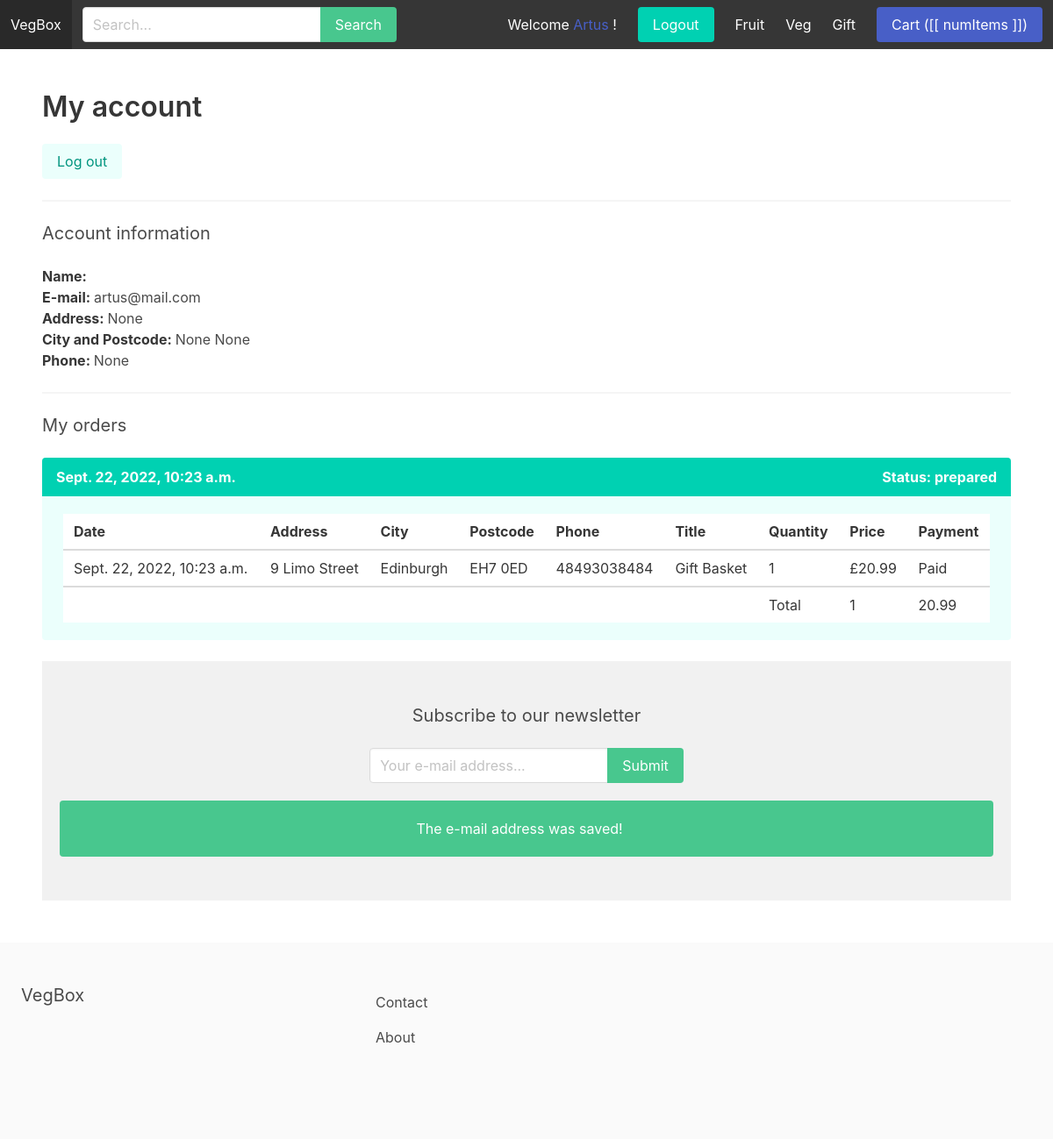
/myaccount/ (signed in), run on the app's committed database.
### apps/store/models.py (models this page shows, shortened)
class Category(models.Model):
    title = models.CharField(max_length=255)
    slug = models.SlugField(max_length=255)
    ordering = models.IntegerField(default=0)
    is_featured = models.BooleanField(default=False)
    class Meta:
        verbose_name_plural = 'Categories'
        ordering = ('ordering',)

class Product(models.Model):
    category = models.ForeignKey(Category, related_name='products', on_delete=models.CASCADE)
    parent = models.ForeignKey('self', related_name='variants', on_delete=models.CASCADE, blank=True, null=True)
    title = models.CharField(max_length=255)
    slug = models.SlugField(max_length=255)
    description = models.TextField(blank=True, null=True)
    price = models.FloatField()
    is_featured = models.BooleanField(default=False)
    num_available = models.IntegerField(default=1)
    num_visits = models.IntegerField(default=0)
    last_visit = models.DateTimeField(blank=True, null=True)
    date_added = models.DateTimeField(auto_now_add=True)
    image = models.ImageField(upload_to="uploads/", blank=True, null=True)
    thumbnail = models.ImageField(upload_to="uploads/", blank=True, null=True)
    class Meta:
        ordering = ('-date_added',)

### apps/userprofile/models.py (models this page shows, shortened)
class Userprofile(models.Model):
    user = models.OneToOneField(User, related_name='userprofile', on_delete=models.CASCADE)
    address = models.CharField(max_length=255, blank=True, null=True)
    postcode = models.CharField(max_length=255, blank=True, null=True)
    city = models.CharField(max_length=255, blank=True, null=True)
    phone = models.CharField(max_length=255, blank=True, null=True)

### apps/order/models.py (models this page shows, shortened)
class Order(models.Model):
    ORDERED = 'ordered'
    STAGED = 'staged'
    PREPARED = 'prepared'
    DISPATCHED = 'dispatched'
    DELIVERED = 'delivered'
    RETURNED = 'returned'
    STATUS_CHOICES = (
        (ORDERED, 'Ordered'),
        (STAGED, 'Staged'),
        (PREPARED, 'Prepared'),
        (DISPATCHED, 'Dispatched'),
        (DELIVERED, 'Delivered'),
        (RETURNED, 'Returned')
    )
    user = models.ForeignKey(User, related_name='orders', on_delete=models.SET_NULL, blank=True, null=True)
    first_name = models.CharField(max_length=100)
    last_name = models.CharField(max_length=100)
    email = models.CharField(max_length=100)
    address = models.CharField(max_length=100)
    city = models.CharField(max_length=100)
    postcode = models.CharField(max_length=100)
    phone = models.CharField(max_length=100)
    created_at = models.DateTimeField(auto_now_add=True)
    paid = models.BooleanField(default=False)
    paid_amount = models.FloatField(blank=True, null=True)
    used_coupon = models.CharField(max_length=50, blank=True, null=True)
    payment_intent = models.CharField(max_length=255)
    shipped_date = models.DateTimeField(blank=True, null=True)
    status_date_changed = models.DateTimeField(blank=True, null=True)
    status = models.CharField(max_length=40, choices=STATUS_CHOICES, default=ORDERED)
    def get_total_quantity(self):
        return sum(int(item.quantity) for item in self.items.all())

class OrderItem(models.Model):
    order = models.ForeignKey(Order, related_name='items', on_delete=models.CASCADE)
    product = models.ForeignKey(Product, related_name='items', on_delete=models.DO_NOTHING)
    price = models.FloatField()
    quantity = models.IntegerField(default=1)

### apps/userprofile/views.py (the view)
# urls.py: path('myaccount/', myaccount, name='myaccount'),
@login_required
def myaccount(request):
    return render(request, 'myaccount.html')

### apps/cart/cart.py (called while the page is built)
    def __iter__(self):
        product_ids = self.cart.keys()
        product_clean_ids = []
        for p in product_ids:
            product_clean_ids.append(p)
            self.cart[str(p)]['product'] = Product.objects.get(pk=p)
        for item in self.cart.values():
            item['total_price'] = float(item['price']) * int(item['quantity'])
            yield item

    def get_total_length(self):
        return sum(int(item['quantity']) for item in self.cart.values())

    def get_total_cost(self):
        return sum(float(item['total_price']) for item in self)

### apps/cart/context_processors.py (called while the page is built)
def cart(request):
    return {'cart': Cart(request)}

### apps/store/context_processors.py (called while the page is built)
def menu_categories(request):
    categories = Category.objects.all()
    return {'menu_categories': categories}

### apps/userprofile/templates/myaccount.html
{% extends 'base.html' %}
{% block content %}
    <h1 class="title">My account</h1>
    <a href="{% url 'logout' %}" class="button is-primary is-light">Log out</a>
    <hr>
    <h2 class="subtitle">Account information</h2>
    <p><strong>Name: </strong>{{ request.user.get_full_name }}</p>
    <p><strong>E-mail: </strong>{{ request.user.email }}</p>
    <p><strong>Address: </strong>{{ request.user.userprofile.address }}</p>
    <p><strong>City and Postcode: </strong>{{ request.user.userprofile.city }} {{ request.user.userprofile.postcode }}</p>
    <p><strong>Phone: </strong>{{ request.user.userprofile.phone }}</p>
    <hr>
    <h2 class="subtitle">My orders</h2>
    {% for order in request.user.orders.all %}
        <article class="message is-primary">
            <div class="message-header">
                <p>{{ order.created_at }}</p>
                <p><strong>Status: </strong>{{ order.status }}</p>
            </div>
            <div class="message-body">
                <table class="table is-striped is-fullwidth">
                    <thead>
                        <tr>
                            <th>Date</th>
                            <th>Address</th>
                            <th>City</th>
                            <th>Postcode</th>
                            <th>Phone</th>
                            <th>Title</th>
                            <th>Quantity</th>
                            <th>Price</th>
                            <th>Payment</th>
                        </tr>
                    </thead>
                    <tbody>
                        {% for item in order.items.all %}
                            <tr>
                                <td>{{ item.order.created_at }}</td>
                                <td>{{ item.order.address }}</td>
                                <td>{{ item.order.city }}</td>
                                <td>{{ item.order.postcode }}</td>
                                <td>{{ item.order.phone }}</td>
                                <td>{{ item.product.title }}</td>
                                <td>{{ item.quantity }}</td>
                                <td>£{{ item.price }}</td>
                                <td>{% if item.order.paid %} Paid {% else %} Unpaid {% endif %}</td>
                            </tr>
                        {% endfor %}
                    </tbody>
                    <tfoot>
                        <tr>
                            <td></td>
                            <td></td>
                            <td></td>
                            <td></td>
                            <td></td>
                            <td></td>
                            <td>Total</td>
                            <td>{{ order.get_total_quantity }}</td>
                            <td>{{ order.paid_amount }}</td>
                        </tr>
                    </tfoot>
                </table>
            </div>
        </article>
    {% empty %}
        <p>You don't have any order yet...</p>
    {% endfor %}
{% endblock %}

### apps/core/templates/base.html (shortened to what this page needs)
{% load static %}
<!DOCTYPE html>
<html>
	<head>
		<link rel="stylesheet" href="https://cdn.jsdelivr.net/npm/bulma@0.9.0/css/bulma.min.css">
		<link rel="stylesheet" href="{% static 'main.css' %}">
	</head>
	<body>
		<nav class="navbar is-dark" id="navbarapp">
			<div class="navbar-brand">
				<a class="navbar-item" href="{% url 'frontpage' %}">VegBox</a>
			</div>
            <div id="main-navbar" class="navbar-menu" :class="{ 'is-active': menuClass }">
				<div class="navbar-start">
					<div class="navbar-item">
						<form method="get" action="{% url 'search' %}">
							<div class="field has-addons">
								<div class="control">
									<input type="text" class="input" placeholder="Search..." name="query">
								</div>
								<div class="control">
									<button class="button is-success">Search</button>
								</div>
							</div>
						</form>
					</div>
				</div>
				<div class="navbar-end">
					{% if request.user.is_authenticated %}
					<div class="navbar-item">
						<p>Welcome <a href="{% url 'myaccount' %}">{{ request.user.username|title }}</a> !</p>
					</div>
						<div class="navbar-item">
						<a href="{% url 'logout' %}" class="button is-primary">Logout</a>
					</div>
					{% endif %}
					{% for category in menu_categories %}
						<a href="{% url 'category_detail' category.slug %}" class="navbar-item">{{ category.title }}</a>
					{% endfor %}
				<div class="navbar-item">
					<a href="{% url 'cart_detail' %}" class="button is-link">Cart ([[ numItems ]])</a>
				</div>
		</nav>
		<section class="section">
			{% block content %}
            {% endblock %}
			{% include 'newsletter.html'%}
		</section>
		<footer class="footer">
			<div class="columns">
				<div class="column is-4">
					<h2 class="subtitle">VegBox</h2>
				</div>
				<div class="column is-8">
					<a href="{% url 'contact' %}" class="navbar-item">Contact</a>
					<a href="{% url 'about' %}" class="navbar-item">About</a>
				</div>
			</div>
		</footer>
	</body>
</html>

### apps/core/templates/newsletter.html (shortened to what this page needs)
<div class="newsletter-wrapper" id="newsletter-wrapper">
	<h2 class="subtitle">Subscribe to our newsletter</h2>
	<form v-on:submit.prevent="onSubmit">
		<div class="field has-addons">
			<div class="control">
				<input
					type="email"
					name="email"
					class="input"
					placeholder="Your e-mail address..."
					v-model="email"
				/>
			</div>
			<div class="control">
				<button class="button is-success">Submit</button>
			</div>
		</div>
	</form>
	<div class="notification is-success" v-if="showSuccess">
        The e-mail address was saved!
    </div>
</div>

### static/main.css (style rules this page uses)
.newsletter-wrapper { padding: 50px 20px; text-align: center; background: #f1f1f1; }
.newsletter-wrapper .notification { margin-top: 20px; }
.newsletter-wrapper .field.has-addons { justify-content: center; }

### data on the page
Category: title "Fruit"
Category: title "Veg"
Category: title "Gift"
Order: created_at "Sept. 22, 2022, 10:23 a.m.", status "prepared", get_total_quantity "1", paid_amount "20.99"
OrderItem: order.created_at "Sept. 22, 2022, 10:23 a.m.", order.address "9 Limo Street", order.city "Edinburgh", order.postcode "EH7 0ED", order.phone "48493038484", product "Gift Basket", quantity "1", price "20.99", shows "Paid"

### other printed values
{{ request.user.username|title }} "Artus"
{{ request.user.email }} "artus@mail.com"
{{ request.user.userprofile.address }} "None"
{{ request.user.userprofile.city }} "None"
{{ request.user.userprofile.postcode }} "None"
{{ request.user.userprofile.phone }} "None"
